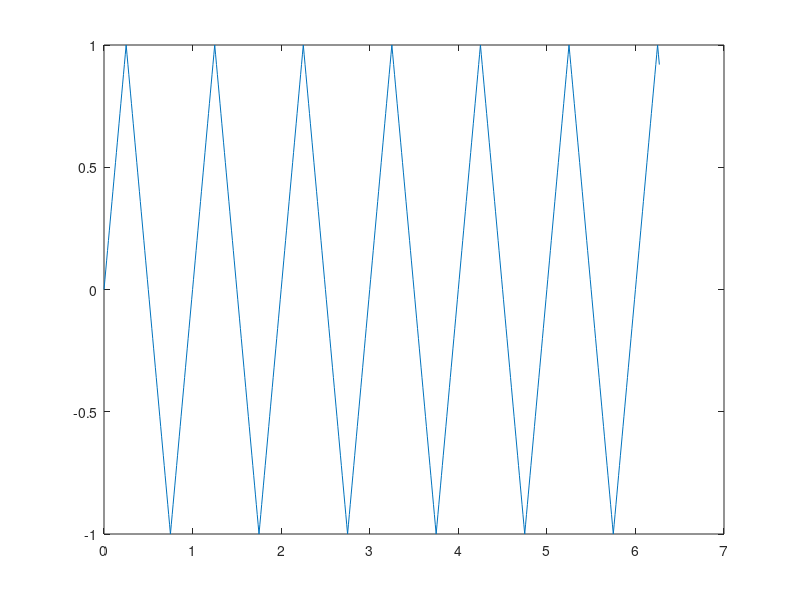

Recreate this plot in MATLAB.
# Evitar que se tome como archivo de funciones
1;
# Para correr algunas funciones es necesario el paquete specfun
# sudo apt-get install octave-specfun

EPS = 0.000001;

#Ejercicio 1.1) Grafica la señal Seno
function graficaSeno(x0,dx,xf)
  x = x0:dx:xf-dx;
  y = sin(x);
  plot(x,y)
  pause
endfunction

#Ejercicio 1.2) Grafica la señal Sinc = sin(x)/x
function graficaSinc(x0,dx,xf)
  if (x0 == 0) #pequeño arreglo para el caso en que x0 = 0. 
    disp "Division por cero, arreglando"
    x0 = x0 + dx;
  end
  x = x0:dx:xf-x0;
  y = sin(x)./x; #Division miembro a miembro
  plot(x,y)
  pause
endfunction

#Ejercicio 1.3) Grafica la señal Onda Cuadrada
function graficaOndaCuadrada(x0,dx,xf)
  x = x0:dx:xf-dx;
  y = sign( sin(x) );
  plot(x,y)
  pause
endfunction


#Ejercicio 1.4) Grafica la señal Onda Triangular
#Fuente de la forma de hacerla: http://octave.1599824.n4.nabble.com/triangular-wave-td1631398.html
function graficaOndaTriangular(x0,dx,xf)
  x = x0:dx:xf-dx;
#  y = 2/pi*asin(sin(2*pi*x));
  y = 2*abs(2*((x-0.25) - floor(x-0.25))-1)-1;
  clf;
  plot(x,y);
  hold on;
 endfunction

#Ejercicio 1.5) Grafica la señal Delta de Dirac
function graficaDeltaDirac(x0,dx,xf)
  x = x0:dx:xf-dx;
  for i=1:length(x)
    if abs(x(i)) < EPS
      y(i) = 9999;
      break;
    endif
  end
  plot(x,y)
  pause
endfunction

#Ejercicio 1.6) Grafica Ruido Aleatorio
#Distribución normal: u=0 ; s=1;
function graficaRuido(x0,dx,xf)
  x = x0:dx:xf-dx;
  y = randn(length(x),1);
  plot(x,y)
  pause
endfunction

#inicializaciones
X0 = 0;
Xf = 2*pi;
DX = 0.01;


clear plot;

#llamado a funciones
#graficaSeno(X0,DX,Xf)
#graficaSinc(X0,DX,Xf)
#graficaOndaCuadrada(X0,DX,Xf)
graficaOndaTriangular(X0,DX,Xf)
#graficaDeltaDirac(X0,DX,Xf)
#graficaRuido(X0,DX,Xf)
